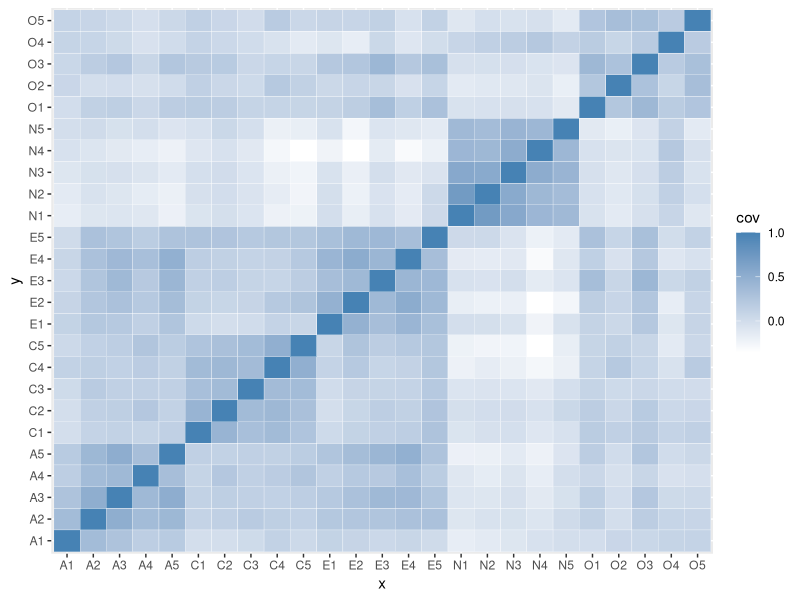
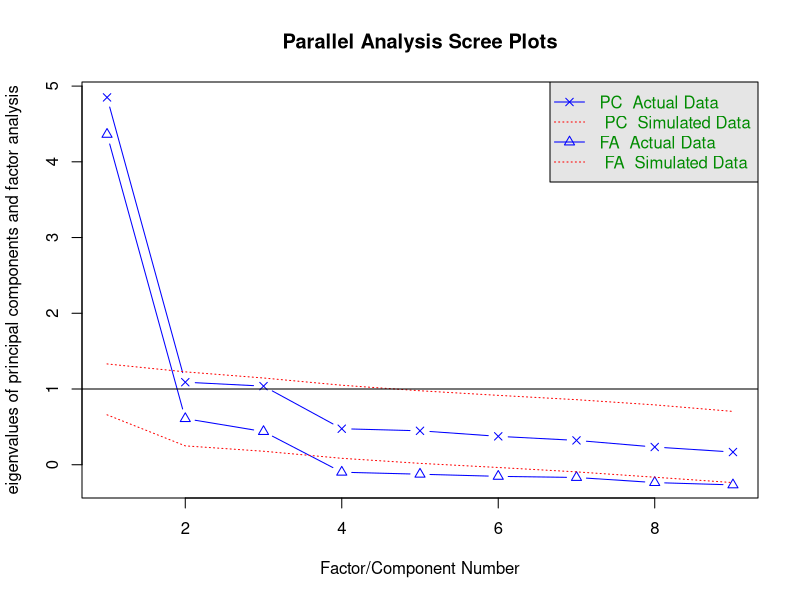

These charts were generated, in order, by the following R code: (Note: this script raises an error after producing the figures.)
library(psych)
library(tidyverse)

bfi %>% 
  select(A1:O5) %>% 
  # reverse code selected items
  mutate_at(c('A1', 'C4', 'C5', 'E1', 'E2', 'O2', 'O5'),
            ~ 7 - .) %>% 
  as.matrix() %>% 
  cor(use = 'complete.obs') %>% 
  as.data.frame() %>% 
  rownames_to_column('x') %>% 
  gather(y, cov, -x) %>% 
  ggplot(mapping = aes(x = x, y = y, fill = cov)) +
  geom_tile(colour = 'white') +
  scale_fill_gradient(low = "white", high = "steelblue")


# Factor analysis

fa.parallel(Thurstone,n.obs=213) 
f5 <- fa(bfi[1:25], 5, fm="pa")
summary(fit) # print variance accounted for


# Pricipal Components Analysis
# entering raw data and extracting PCs
# from the correlation matrix

fit <- princomp(na.omit(bfi[1:25]), cor=TRUE)



loadings(fit) # pc loadings
plot(fit,type="lines") # scree plot
fit$scores # the principal components
biplot(fit)